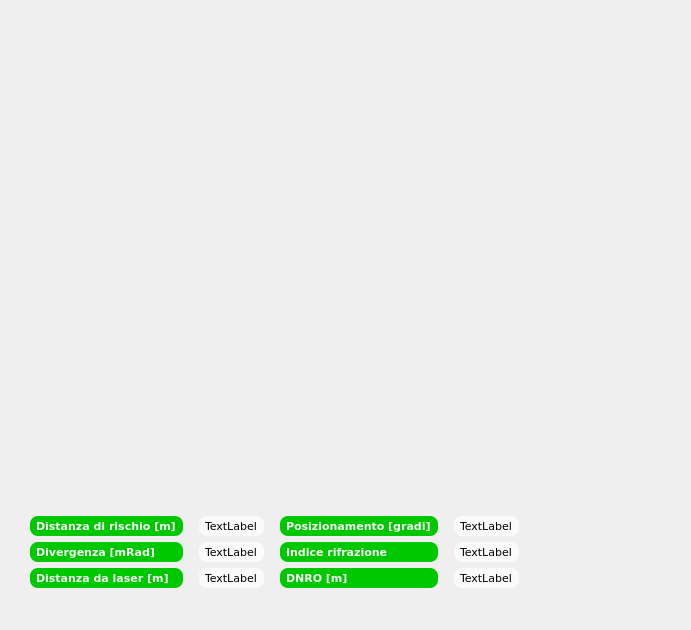
<?xml version="1.0" encoding="UTF-8"?>
<ui version="4.0">
 <class>WetChartDialog</class>
 <widget class="QWidget" name="WetChartDialog">
  <property name="geometry">
   <rect>
    <x>0</x>
    <y>0</y>
    <width>691</width>
    <height>630</height>
   </rect>
  </property>
  <property name="font">
   <font>
    <family>Verdana</family>
    <pointsize>8</pointsize>
   </font>
  </property>
  <property name="windowTitle">
   <string>Dettagli riflettore bagnato</string>
  </property>
  <property name="styleSheet">
   <string notr="true"/>
  </property>
  <layout class="QGridLayout" name="gridLayout_3">
   <item row="1" column="0">
    <widget class="QWidget" name="widget_2" native="true">
     <property name="minimumSize">
      <size>
       <width>660</width>
       <height>0</height>
      </size>
     </property>
     <property name="sizeIncrement">
      <size>
       <width>660</width>
       <height>0</height>
      </size>
     </property>
     <layout class="QGridLayout" name="gridLayout_4">
      <item row="0" column="0">
       <layout class="QVBoxLayout" name="verticalLayout">
        <item>
         <widget class="QLabel" name="label_5">
          <property name="font">
           <font>
            <family>Verdana</family>
            <pointsize>8</pointsize>
            <weight>75</weight>
            <bold>true</bold>
           </font>
          </property>
          <property name="styleSheet">
           <string notr="true">QLabel {background-color: #00c800}
QLabel {color: #fafafa}
QLabel {border: 0px solid grey}
QLabel {border-radius: 8px}
QLabel {padding: 3px}
QLabel {margin-right: 10px}
QLabel {margin-left: 10px}</string>
          </property>
          <property name="text">
           <string>Distanza di rischio [m]</string>
          </property>
         </widget>
        </item>
        <item>
         <widget class="QLabel" name="label_4">
          <property name="sizePolicy">
           <sizepolicy hsizetype="Preferred" vsizetype="Preferred">
            <horstretch>0</horstretch>
            <verstretch>0</verstretch>
           </sizepolicy>
          </property>
          <property name="font">
           <font>
            <family>Verdana</family>
            <pointsize>8</pointsize>
            <weight>75</weight>
            <bold>true</bold>
           </font>
          </property>
          <property name="styleSheet">
           <string notr="true">QLabel {background-color: #00c800}
QLabel {color: #fafafa}
QLabel {border: 0px solid grey}
QLabel {border-radius: 8px}
QLabel {padding: 3px}
QLabel {margin-right: 10px}
QLabel {margin-left: 10px}</string>
          </property>
          <property name="text">
           <string>Divergenza [mRad]</string>
          </property>
         </widget>
        </item>
        <item>
         <widget class="QLabel" name="label_2">
          <property name="font">
           <font>
            <family>Verdana</family>
            <pointsize>8</pointsize>
            <weight>75</weight>
            <bold>true</bold>
           </font>
          </property>
          <property name="styleSheet">
           <string notr="true">QLabel {background-color: #00c800}
QLabel {color: #fafafa}
QLabel {border: 0px solid grey}
QLabel {border-radius: 8px}
QLabel {padding: 3px}
QLabel {margin-right: 10px}
QLabel {margin-left: 10px}</string>
          </property>
          <property name="text">
           <string>Distanza da laser [m]</string>
          </property>
         </widget>
        </item>
        <item>
         <spacer name="verticalSpacer_5">
          <property name="orientation">
           <enum>Qt::Vertical</enum>
          </property>
          <property name="sizeHint" stdset="0">
           <size>
            <width>20</width>
            <height>40</height>
           </size>
          </property>
         </spacer>
        </item>
       </layout>
      </item>
      <item row="0" column="1">
       <layout class="QVBoxLayout" name="verticalLayout_2">
        <item>
         <widget class="QLabel" name="hazardLabel">
          <property name="font">
           <font>
            <family>Verdana</family>
            <pointsize>8</pointsize>
           </font>
          </property>
          <property name="styleSheet">
           <string notr="true">QLabel {background-color: #fafafa}
QLabel {color: #000000}
QLabel {border: 0px solid grey}
QLabel {border-radius: 8px}
QLabel {padding: 3px}
QLabel {margin-right: 10px}</string>
          </property>
          <property name="text">
           <string>TextLabel</string>
          </property>
         </widget>
        </item>
        <item>
         <widget class="QLabel" name="divergenceLabel">
          <property name="font">
           <font>
            <family>Verdana</family>
            <pointsize>8</pointsize>
           </font>
          </property>
          <property name="styleSheet">
           <string notr="true">QLabel {background-color: #fafafa}
QLabel {color: #000000}
QLabel {border: 0px solid grey}
QLabel {border-radius: 8px}
QLabel {padding: 3px}
QLabel {margin-right: 10px}</string>
          </property>
          <property name="text">
           <string>TextLabel</string>
          </property>
         </widget>
        </item>
        <item>
         <widget class="QLabel" name="distanceLabel">
          <property name="font">
           <font>
            <family>Verdana</family>
            <pointsize>8</pointsize>
           </font>
          </property>
          <property name="styleSheet">
           <string notr="true">QLabel {background-color: #fafafa}
QLabel {color: #000000}
QLabel {border: 0px solid grey}
QLabel {border-radius: 8px}
QLabel {padding: 3px}
QLabel {margin-right: 10px}</string>
          </property>
          <property name="text">
           <string>TextLabel</string>
          </property>
         </widget>
        </item>
        <item>
         <spacer name="verticalSpacer_6">
          <property name="orientation">
           <enum>Qt::Vertical</enum>
          </property>
          <property name="sizeHint" stdset="0">
           <size>
            <width>20</width>
            <height>40</height>
           </size>
          </property>
         </spacer>
        </item>
       </layout>
      </item>
      <item row="0" column="2">
       <layout class="QVBoxLayout" name="verticalLayout_3">
        <item>
         <widget class="QLabel" name="label_6">
          <property name="font">
           <font>
            <family>Verdana</family>
            <pointsize>8</pointsize>
            <weight>75</weight>
            <bold>true</bold>
           </font>
          </property>
          <property name="styleSheet">
           <string notr="true">QLabel {background-color: #00c800}
QLabel {color: #fafafa}
QLabel {border: 0px solid grey}
QLabel {border-radius: 8px}
QLabel {padding: 3px}
QLabel {margin-right: 10px}</string>
          </property>
          <property name="text">
           <string>Posizionamento [gradi]</string>
          </property>
         </widget>
        </item>
        <item>
         <widget class="QLabel" name="label_3">
          <property name="font">
           <font>
            <family>Verdana</family>
            <pointsize>8</pointsize>
            <weight>75</weight>
            <bold>true</bold>
           </font>
          </property>
          <property name="styleSheet">
           <string notr="true">QLabel {background-color: #00c800}
QLabel {color: #fafafa}
QLabel {border: 0px solid grey}
QLabel {border-radius: 8px}
QLabel {padding: 3px}
QLabel {margin-right: 10px}</string>
          </property>
          <property name="text">
           <string>Indice rifrazione</string>
          </property>
         </widget>
        </item>
        <item>
         <widget class="QLabel" name="label">
          <property name="font">
           <font>
            <family>Verdana</family>
            <pointsize>8</pointsize>
            <weight>75</weight>
            <bold>true</bold>
           </font>
          </property>
          <property name="styleSheet">
           <string notr="true">QLabel {background-color: #00c800}
QLabel {color: #fafafa}
QLabel {border: 0px solid grey}
QLabel {border-radius: 8px}
QLabel {padding: 3px}
QLabel {margin-right: 10px}</string>
          </property>
          <property name="text">
           <string>DNRO [m]</string>
          </property>
         </widget>
        </item>
        <item>
         <spacer name="verticalSpacer">
          <property name="orientation">
           <enum>Qt::Vertical</enum>
          </property>
          <property name="sizeHint" stdset="0">
           <size>
            <width>20</width>
            <height>40</height>
           </size>
          </property>
         </spacer>
        </item>
       </layout>
      </item>
      <item row="0" column="3">
       <layout class="QVBoxLayout" name="verticalLayout_4">
        <item>
         <widget class="QLabel" name="positioningLabel">
          <property name="font">
           <font>
            <family>Verdana</family>
            <pointsize>8</pointsize>
           </font>
          </property>
          <property name="styleSheet">
           <string notr="true">QLabel {background-color: #fafafa}
QLabel {color: #000000}
QLabel {border: 0px solid grey}
QLabel {border-radius: 8px}
QLabel {padding: 3px}
QLabel {margin-right: 10px}</string>
          </property>
          <property name="text">
           <string>TextLabel</string>
          </property>
         </widget>
        </item>
        <item>
         <widget class="QLabel" name="refractionLabel">
          <property name="font">
           <font>
            <family>Verdana</family>
            <pointsize>8</pointsize>
           </font>
          </property>
          <property name="styleSheet">
           <string notr="true">QLabel {background-color: #fafafa}
QLabel {color: #000000}
QLabel {border: 0px solid grey}
QLabel {border-radius: 8px}
QLabel {padding: 3px}
QLabel {margin-right: 10px}</string>
          </property>
          <property name="text">
           <string>TextLabel</string>
          </property>
         </widget>
        </item>
        <item>
         <widget class="QLabel" name="DNRO_Label">
          <property name="font">
           <font>
            <family>Verdana</family>
            <pointsize>8</pointsize>
           </font>
          </property>
          <property name="styleSheet">
           <string notr="true">QLabel {background-color: #fafafa}
QLabel {color: #000000}
QLabel {border: 0px solid grey}
QLabel {border-radius: 8px}
QLabel {padding: 3px}
QLabel {margin-right: 10px}</string>
          </property>
          <property name="text">
           <string>TextLabel</string>
          </property>
         </widget>
        </item>
        <item>
         <spacer name="verticalSpacer_3">
          <property name="orientation">
           <enum>Qt::Vertical</enum>
          </property>
          <property name="sizeHint" stdset="0">
           <size>
            <width>20</width>
            <height>40</height>
           </size>
          </property>
         </spacer>
        </item>
       </layout>
      </item>
      <item row="0" column="4">
       <spacer name="horizontalSpacer">
        <property name="orientation">
         <enum>Qt::Horizontal</enum>
        </property>
        <property name="sizeHint" stdset="0">
         <size>
          <width>148</width>
          <height>20</height>
         </size>
        </property>
       </spacer>
      </item>
     </layout>
    </widget>
   </item>
   <item row="0" column="0" colspan="2">
    <widget class="QWidget" name="widget" native="true">
     <property name="sizePolicy">
      <sizepolicy hsizetype="Fixed" vsizetype="Fixed">
       <horstretch>0</horstretch>
       <verstretch>0</verstretch>
      </sizepolicy>
     </property>
     <property name="minimumSize">
      <size>
       <width>660</width>
       <height>490</height>
      </size>
     </property>
     <layout class="QGridLayout" name="gridLayout_2">
      <item row="0" column="0">
       <layout class="QGridLayout" name="gridLayout"/>
      </item>
     </layout>
    </widget>
   </item>
  </layout>
 </widget>
 <resources/>
 <connections/>
</ui>
